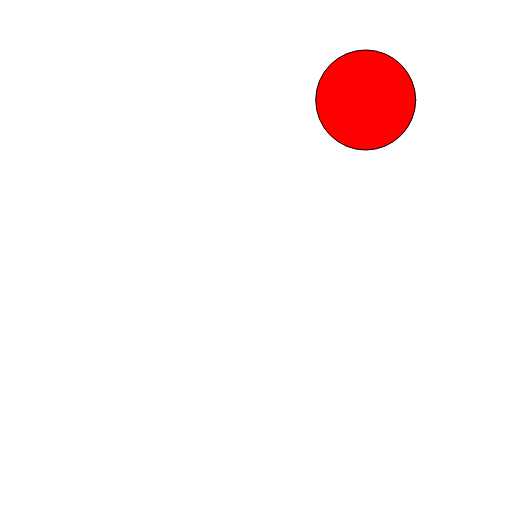
Frame 1 (no input)
Frame 60 (no input): identical to frame 1, image omitted
Frame 120 (the mouse pressed at the canvas centre since frame 60): identical to frame 1, image omitted

The p5.js sketch that drew this single still picture (run headless with seeded random() and noise() and a simulated clock; from frame 60 on, the mouse is pressed at the canvas centre):

// p5.js sketch
// ── sketch.js
let y = 100;
let x;


function setup() {
  createCanvas(512, 512);
  fill(255, 0, 0);
  x = random(0,width)
}

function draw() {
  if (keyIsDown(LEFT_ARROW)) {
    x -= 5;
  }

  if (keyIsDown(RIGHT_ARROW)) {
    x += 5;
  }

  if (keyIsDown(UP_ARROW)) {
    y -= 5;
  }

  if (keyIsDown(DOWN_ARROW)) {
    y += 5;
  }

  clear();
  circle(x, y, 100);
}
